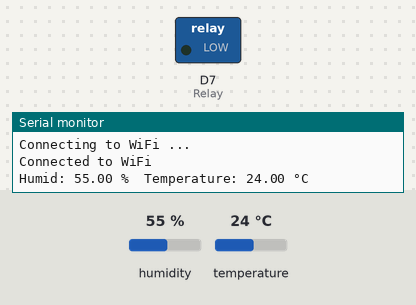
Simulated run of this sketch. Board: ESP8266 (NodeMCU). On the bench: switched loads named in the sketch (green lamp = pin HIGH), the last lines printed to the serial monitor. Inputs (shaded band) come from the test bench; at power-on: temperature 24 °C, humidity 55 %. WiFi joins after 1.5 s; servers stay silent unless stated; uploads are accepted with an empty reply; web services answer with replies made up by the test bench.

Above: at 3.2 s.
3.3 s: temperature set to 33 °C
10.3 s: temperature set to 31 °C
16.5 s: temperature set to 28 °C
19.9 s: temperature set to 41 °C
At 27.0 s:
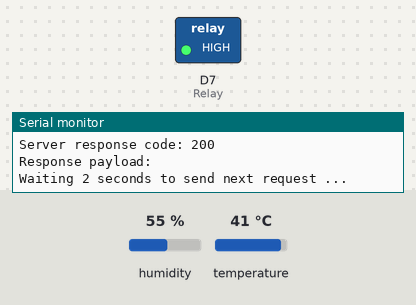
Timing chart, 0 to 27.9 s (numbered marks = the images above; inputs shaded):
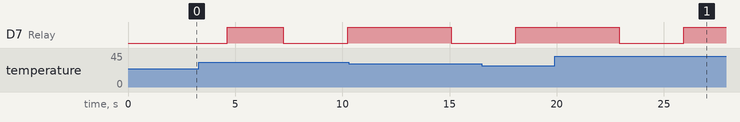

The sketch:

MQTT_Thingspeak.cpp.ino
```cpp
#include <ESP8266WiFi.h>        // * Wifi connection for ESP8266 board
#include "mqtt_secrets.h"       // * Credential for MQTT and Wifi connection
#include <DHT.h>                // * Library for DHT11
#include <ESP8266HTTPClient.h>  // * HTTP Client library for ESP8266 board
#include <WiFiClientSecure.h>   // * Secure client for HTTPS requests
#include <ArduinoJson.h>

const String apiKey = CHANNEL_WRITE_API_KEY;
const String thingSpeakServer = "http://api.thingspeak.com/update";
const String emailServer = "https://helpless-anette-nnminh-haise-7aa662f8.koyeb.app/api/v1/emails/notify";
const String thingSpeakServerReadTemperatureThresholdUrl = "https://api.thingspeak.com/channels/2711831/fields/3.json?api_key=O0QM4ZXS290A7SUM&results=1";
const String thingSpeakServerReadHumidThresholdUrl = "https://api.thingspeak.com/channels/2711831/fields/4.json?api_key=O0QM4ZXS290A7SUM&results=1";
const String thingSpeakReadFeedUrl = "https://api.thingspeak.com/channels/2711831/feeds.json?api_key=O0QM4ZXS290A7SUM&results=1";
const String localServer = "http://159.223.76.203";
const String localChannelId = "672adc592317e2b5f060181c";
const String localServerWriteKey = "e3699a5657b5d2e25525259b32c2e5225af3cdd177e7e702fd9a56cb7d8911f1";
const String localServerReadKey = "8a197a16080c1b20d5a9e395eb42317f64e2b593c7175ffa1dde23c0bfcdbc9f";


#define DHTPIN D2         // * DHT11 Data pin
#define DHTTYPE DHT11     // * Sensor type
#define Relay D7          // * Relay control pin
#define DEFAULT_TEMP_THRESHOLD 30
#define DEFAULT_HUMID_THRESHOLD 60
DHT dht(DHTPIN, DHTTYPE); // * Initialize a DHT object with D2 data pin and DHT sensor type

#define RELAY_DURATION_IN_SEC 3

struct Data {
  float temperature;
  float humid;
};

Data thresholdData = {DEFAULT_TEMP_THRESHOLD, DEFAULT_HUMID_THRESHOLD};

void setup() {
  Serial.begin(115200);

  WiFi.begin(SECRET_WIFI_NAME, SECRET_WIFI_PASSWORD);
  while (WiFi.status() != WL_CONNECTED) {
    delay(1000);
    Serial.println("Connecting to WiFi ...");
  }
  Serial.println("Connected to WiFi");

  pinMode(Relay, OUTPUT); // * Configuring Relay as output of ESP8266 board
  dht.begin();
}

// void getDataFromServer() {
//   WiFiClientSecure httpsClient;
//   httpsClient.setInsecure();
//   HTTPClient httpClient;

//   const String localServerThresholdUrl = localServer + "/api/v1/feeds/thresholds?channel-id=" + localChannelId + "&read-key=" + localServerReadKey;
//   httpClient.begin(httpsClient, localServerThresholdUrl);
//   int httpCode = httpClient.GET();

//   if (httpCode <= 0) {
//     Serial.println("Failed to get data from server. Error: " + String(httpClient.errorToString(httpCode).c_str()));
//     httpClient.end();
//   }

//   String payload = httpClient.getString();
//   Serial.println("Data received from server:");
//   Serial.println(payload);

//   const size_t capacity = JSON_OBJECT_SIZE(2) + JSON_OBJECT_SIZE(6) + JSON_ARRAY_SIZE(1) + 340;
//   DynamicJsonDocument doc(capacity);
//   DeserializationError error = deserializeJson(doc, payload);

//   if (error) {
//     Serial.print("Failed to parse JSON: ");
//     Serial.println(error.c_str());
//     return;
//   }

//   float tempThreshold = doc["data"]["temperatureThreshold"].isNull() ? -1 : doc["data"]["temperatureThreshold"].as<float>();
//   float humidThreshold = doc["data"]["humidityThreshold"].isNull() ? -1 : doc["data"]["humidityThreshold"].as<float>();
//   Serial.println("temp threshold:" + String(tempThreshold));
//   Serial.println("humid threshold:" + String(humidThreshold));

//   if (tempThreshold != -1) {
//     Serial.println("Temperature Threshold (field3): " + String(tempThreshold));
//     thresholdData.temperature = tempThreshold;
//   } else {
//     Serial.println("Temperature threshold data (field3) is null.");
//     thresholdData.temperature = DEFAULT_TEMP_THRESHOLD;
//   }

//   if (humidThreshold != -1) {
//     Serial.println("Humidity Threshold (field4): " + String(humidThreshold));
//     thresholdData.humid = humidThreshold;
//   } else {
//     Serial.println("Humidity threshold data (field4) is null.");
//     thresholdData.humid = DEFAULT_HUMID_THRESHOLD;
//   }

//   httpClient.end();
// }

void getDataFromServer() {
  WiFiClient httpClient; // Use WiFiClient for HTTP connections
  HTTPClient http;

  // Construct the URL for the local server
  const String localServerThresholdUrl = localServer + "/api/v1/feeds/thresholds?channel-id=" + localChannelId + "&read-key=" + localServerReadKey;

  // Begin the HTTP connection
  http.begin(httpClient, localServerThresholdUrl);
  int httpCode = http.GET(); // Send the GET request

  if (httpCode > 0) { // Check if the request was successful
    if (httpCode == HTTP_CODE_OK) {
      String payload = http.getString();
      Serial.println("Data received from server:");
      Serial.println(payload);

      const size_t capacity = JSON_OBJECT_SIZE(2) + JSON_OBJECT_SIZE(1) + 200; // Adjusted memory allocation
      DynamicJsonDocument doc(capacity);
      DeserializationError error = deserializeJson(doc, payload);

      if (error) {
        Serial.print("Failed to parse JSON: ");
        Serial.println(error.c_str());
        http.end();
        return;
      }

      // Extract threshold values
      JsonObject data = doc["data"];
      float tempThreshold = data["temperatureThreshold"].is<float>() ? data["temperatureThreshold"].as<float>() : -1;
      float humidThreshold = data["humidityThreshold"].is<float>() ? data["humidityThreshold"].as<float>() : -1;

      // Log and assign values, falling back to defaults if needed
      if (tempThreshold != -1) {
        Serial.println("Temperature Threshold: " + String(tempThreshold));
        thresholdData.temperature = tempThreshold;
      } else {
        Serial.println("Temperature threshold data is null. Using default.");
        thresholdData.temperature = DEFAULT_TEMP_THRESHOLD;
      }

      if (humidThreshold != -1) {
        Serial.println("Humidity Threshold: " + String(humidThreshold));
        thresholdData.humid = humidThreshold;
      } else {
        Serial.println("Humidity threshold data is null. Using default.");
        thresholdData.humid = DEFAULT_HUMID_THRESHOLD;
      }
    } else {
      Serial.println("Error in response. HTTP code: " + String(httpCode));
    }
  } else {
    Serial.println("Failed to get data from server. Error: " + String(http.errorToString(httpCode).c_str()));
  }

  http.end(); // End the HTTP connection
}

void sendDataToThingSpeakServer(float temperature, float humid) {
  WiFiClient wifiClient;
  HTTPClient http;

  const String thingSpeakHttpPostRequest = thingSpeakServer + "?api_key=" + apiKey + "&field1=" + String(temperature) + "&field2=" + String(humid) + "&field3=" + String(thresholdData.temperature) + "&field4=" + String(thresholdData.humid);
  http.begin(wifiClient, thingSpeakHttpPostRequest);

  int thingSpeakHttpCode = http.POST("");
  if (thingSpeakHttpCode > 0) {
    String payload = http.getString();
    Serial.println("ThingSpeak Server request sent successfully.");
    Serial.println("Server response code: " + String(thingSpeakHttpCode));
  } else {
    Serial.println("Failed to send HTTP POST request. Error: " + String(http.errorToString(thingSpeakHttpCode).c_str()));
  }

  http.end();

  const String localServerGetRequest = localServer + "/api/v1/feeds/create?channel-id=" + localChannelId + "&write-key=" + localServerWriteKey + "&temperature=" + String(temperature) + "&humidity=" + String(humid) + "&temperature-threshold=" + String(thresholdData.temperature) + "&humidity-threshold=" + String(thresholdData.humid);
  http.begin(wifiClient, localServerGetRequest);

  int localServerHttpGet = http.GET();
  if (localServerHttpGet > 0) {
    String payload = http.getString();
    Serial.println("Local Server request sent successfully.");
    Serial.println("Server response code: " + String(localServerHttpGet));
  } else {
    Serial.println("Failed to send HTTP POST request. Error: " + String(http.errorToString(localServerHttpGet).c_str()));
  }

  http.end();
}

void requestToSendEmail(float temperature, float humid) {
  WiFiClientSecure httpsClient;
  httpsClient.setInsecure();
  HTTPClient httpClientForSendingEmail;

  const String emailSubject = "Humid+and+Temperature+Alert";
  const String emailContent = "Temperature+=+" + String(temperature) + "+ Celsious |+Humid+=+" + String(humid) + "%";
  String mailingHttpsServerGetRequest = String(emailServer) + "?to=" + NOTIFICATION_RECEIVER + "&subject=" + emailSubject + "&content=" + emailContent;

  httpClientForSendingEmail.begin(httpsClient, mailingHttpsServerGetRequest);
  int mailingServiceHttpsCode = httpClientForSendingEmail.GET();
  if (mailingServiceHttpsCode > 0) {
    String getPayload = httpClientForSendingEmail.getString();
    Serial.println("Mailing Server request sent successfully.");
    Serial.println("Server response code: " + String(mailingServiceHttpsCode));
    Serial.println("Response payload: " + getPayload);
  } else {
    Serial.println("Failed to send HTTPS GET request. Error: " + String(httpClientForSendingEmail.errorToString(mailingServiceHttpsCode).c_str()));
  }

  httpClientForSendingEmail.end();
}

void loop() {
  float h = dht.readHumidity();
  float t = dht.readTemperature();

  if (isnan(h) || isnan(t)) {
    Serial.println("Cannot read data from DHT sensor!");
    return;
  }

  Serial.print("Humid: ");
  Serial.print(h);
  Serial.print(" %\t");
  Serial.print("Temperature: ");
  Serial.print(t);
  Serial.println(" °C");

  delay(2000);

  if (WiFi.status() != WL_CONNECTED) {
    Serial.println("WiFi disconnected. Trying to reconnect...");
    return;
  }

  getDataFromServer();

  sendDataToThingSpeakServer(t, h);

  if (t >= thresholdData.temperature) {
    Serial.println("Turning on Relay");
    digitalWrite(Relay, LOW);
    delay(RELAY_DURATION_IN_SEC * 1000);
    digitalWrite(Relay, HIGH);
    Serial.println("Turned off Relay");

    requestToSendEmail(t, h);

    Serial.println("Waiting 2 seconds to send next request ...");
    delay(2000);
  } else {
    digitalWrite(Relay, HIGH);
  }
}
```

mqtt_secrets.h
```cpp
#define SECRET_MQTT_USERNAME "LhsJACUpOSouBzgPKw0SCyU"
#define SECRET_MQTT_CLIENT_ID "LhsJACUpOSouBzgPKw0SCyU"
#define SECRET_MQTT_PASSWORD "Zrz4NdmikN+993mbydIqHxWD"

#define SECRET_WIFI_NAME "nnminh_asus_laptop"
#define SECRET_WIFI_PASSWORD "12345678"
#define CHANNEL_ID "2711831"
#define CHANNEL_WRITE_API_KEY "UULXX7OEH50YBQ1Y"
#define NOTIFICATION_RECEIVER "n21dccn053@student.ptithcm.edu.vn"
```

Measured:
- after the input at 19.9 s, D7 (Relay): HIGH → LOW after 3.0 s, → HIGH 3.0 s later
